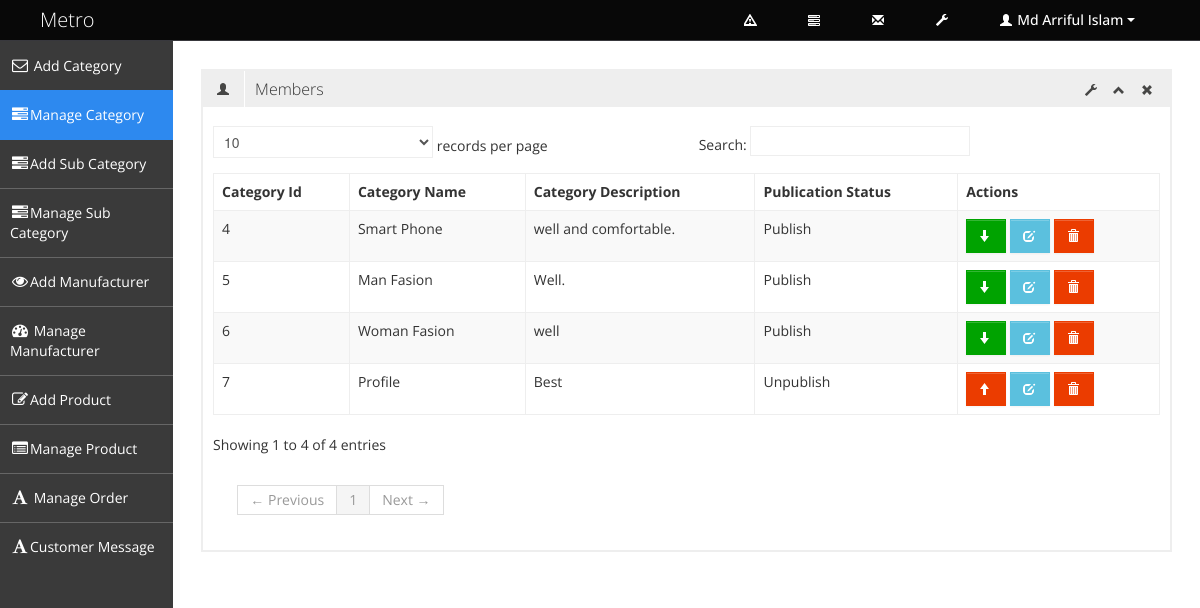
The app's page /admin/manage.php (signed in) with its own data.
### tables this page shows
CREATE TABLE `tbl_category` (
  `category_id` int(3) NOT NULL,
  `category_name` varchar(100) NOT NULL,
  `category_description` text NOT NULL,
  `publication_status` tinyint(1) NOT NULL
);

### admin/manage.php (called while the page is built, shortened)
<?php
include './admin_master.php';

### classes/super_admin.php (called while the page is built, shortened)
<?php
class Super_admin {
    private $db_connect;
    public function __construct() {
        $host_name = 'localhost';
        $user_name = 'root';
        $password = '';
        $db_name = 'db_ecomerce';
        $this->db_connect = mysqli_connect($host_name, $user_name, $password, $db_name);
    }
    public function select_all_category() {
        $sql = "SELECT * FROM tbl_category";
        if (mysqli_query($this->db_connect, $sql)) {
            $query_result = mysqli_query($this->db_connect, $sql);
            return $query_result;
        } else {
            die("Query Problem" . mysqli_error($this->db_connect));
        }
    }
}

### admin/pages/manage_content.php (the view, shortened to what this page needs)
<?php
$query_result = $obj_super_admin->select_all_category();
?>
<div class="row-fluid sortable">
    <div class="box span12">
        <div class="box-header" data-original-title>
            <h2><i class="halflings-icon user"></i><span class="break"></span>Members</h2>
            <div class="box-icon">
                <a href="#" class="btn-setting"><i class="halflings-icon wrench"></i></a>
                <a href="#" class="btn-minimize"><i class="halflings-icon chevron-up"></i></a>
                <a href="#" class="btn-close"><i class="halflings-icon remove"></i></a>
            </div>
        </div>
        <div class="box-content">
            <table class="table table-striped table-bordered bootstrap-datatable datatable">
                <thead>
                    <tr>
                        <th>Category Id</th>
                        <th>Category Name</th>
                        <th>Category Description</th>
                        <th>Publication Status</th>
                        <th>Actions</th>
                    </tr>
                </thead>
                <tbody>
                    <?php while ($category_info = mysqli_fetch_assoc($query_result)) { ?>
                        <tr>
                            <td><?php echo $category_info['category_id']; ?></td>
                            <td class="center"><?php echo $category_info['category_name']; ?></td>
                            <td class="center"><?php echo $category_info['category_description']; ?></td>
                            <td class="center"><?php
                                if ($category_info['publication_status'] ==1) {
                                    echo 'Publish';
                                }  else {
                                    echo 'Unpublish';
                                }
                                ?>
                            </td>
                            <td class="center">
                                <?php if($category_info['publication_status'] ==1){?>
                                <a class="btn btn-success" href="?status=unpublish&&id=<?php echo $category_info['category_id']; ?>" title="unpublish">
                                    <i class="halflings-icon white arrow-down"></i>
                                </a>
                                <?php } else { ?>
                                <a class="btn btn-danger" href="?status=publish&&id=<?php echo $category_info['category_id']; ?>" title="publish">
                                    <i class="halflings-icon white arrow-up"></i>
                                </a>
                                <?php }?>
                                <a class="btn btn-info" href="edit_category.php?id=<?php echo $category_info['category_id']; ?>" title="Edit">
                                    <i class="halflings-icon white edit"></i>
                                </a>
                                <a class="btn btn-danger" href="?status=delete&&id=<?php echo $category_info['category_id'];?>" title="Delete" onclick="return check_delete_info();">
                                    <i class="halflings-icon white trash"></i>
                                </a>
                            </td>
                        </tr>
                    <?php } ?>
                </tbody>
            </table>
        </div>
    </div>
</div>

### assets/admin_assets/css/style.css (style rules this page uses)
body { background: #F5F5F5; color: #333; border: none; font-family: 'Open Sans', sans-serif; font-weight: 400; }
h2 { font-size: 16px; line-height: 16px; }
.box { border: 2px solid #eee; background: #fff !important; margin-bottom: 28px; }
.box-header { height: 16px; font-size: 16px; line-height: 16px; padding: 10px; background: #eee; -webkit-box-shadow: none; -moz-box-shadow: none; box-shadow: none; overflow: hidden; }
.box-header h2 { float:left; margin-top: 0px; font-weight: 300; }
.box-header h2 i { margin: 0px 3px 0px 4px; opacity: .8; filter: alpha(opacity=80); -ms-filter:"progid:DXImageTransform.Microsoft.Alpha(Opacity=80)"; }
.box-header .box-icon { float:right; margin-top: 1px; }
.box-header .box-icon i { -webkit-transition: all 0.1s ease-in-out; -moz-transition: all 0.1s ease-in-out; -o-transition: all 0.1s ease-in-out; -ms-transition: all 0.1s ease-in-out; transition: all 0.1s ease-in-out; opacity: .8; filter: alpha(opacity=80); -ms-filter:"progid:DXImageTransform.Microsoft.Alpha(Opacity=80)"; }
.box-header .box-icon a { margin: 0px 5px; }
.box-content { position: relative; z-index: 50; margin-top: -1px; padding: 10px; background: #fff !important; }
.btn { display: inline-block; padding: 6px 12px; margin-bottom: 0; font-size: 14px; font-weight: 500; line-height: 20px; text-align: center; white-space: nowrap; vertical-align: middle; cursor: pointer; border: 1px solid #a7a9aa; -webkit-border-radius: 0px !important; border-radius: 0px !important; }
.btn i { margin-top: 2px; }
.btn { color: #ffffff; background-color: #a7a9aa; border-color: #a7a9aa; background-image: none; filter: none; text-shadow: none; }
.btn-danger { background-color: #EB3C00; border-color: #EB3C00; }
.btn-success { background-color: #00A300; border-color: #00A300; }
.btn-info { background-color: #5bc0de; border-color: #5bc0de; }
.table th, .table td { border-top: 1px solid #eee; }
.table-bordered { border-color: #eee; -webkit-border-radius: 0px !important; -moz-border-radius: 0px !important; border-radius: 0px !important; }
.table-bordered th, .table-bordered td { border-left: 1px solid #eee; }
.table-bordered thead:first-child tr:first-child > th:first-child, .table-bordered tbody:first-child tr:first-child > td:first-child, .table-bordered tbody:first-child tr:first-child > th:first-child { -webkit-border-radius: 0px !important; -moz-border-radius: 0px !important; border-radius: 0px !important; }
.table-bordered thead:first-child tr:first-child > th:last-child, .table-bordered tbody:first-child tr:first-child > td:last-child, .table-bordered tbody:first-child tr:first-child > th:last-child { -webkit-border-radius: 0px !important; -moz-border-radius: 0px !important; border-radius: 0px !important; }
.table-bordered thead:last-child tr:last-child > th:first-child, .table-bordered tbody:last-child tr:last-child > td:first-child, .table-bordered tbody:last-child tr:last-child > th:first-child, .table-bordered tfoot:last-child tr:last-child > td:first-child, .table-bordered tfoot:last-child tr:last-child > th:first-child { -webkit-border-radius: 0px !important; -moz-border-radius: 0px !important; border-radius: 0px !important; }
.table-bordered thead:last-child tr:last-child > th:last-child, .table-bordered tbody:last-child tr:last-child > td:last-child, .table-bordered tbody:last-child tr:last-child > th:last-child, .table-bordered tfoot:last-child tr:last-child > td:last-child, .table-bordered tfoot:last-child tr:last-child > th:last-child { -webkit-border-radius: 0px !important; -moz-border-radius: 0px !important; border-radius: 0px !important; }

### records on screen
tbl_category: category_id "4", category_name "Smart Phone", category_description "well and comfortable.", publication_status "Publish"
tbl_category: category_id "5", category_name "Man Fasion", category_description "Well.", publication_status "Publish"
tbl_category: category_id "6", category_name "Woman Fasion", category_description "well", publication_status "Publish"
tbl_category: category_id "7", category_name "Profile", category_description "Best", publication_status "Unpublish"

### other values on screen
$_SESSION['admin_name'] "Md Arriful Islam"
